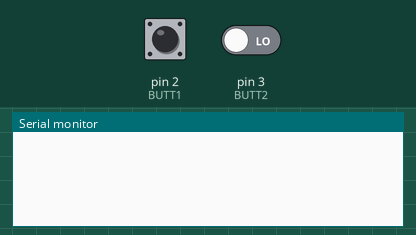
This sketch was run on a simulated Arduino Uno, built with avr-gcc and run on an emulated ATmega328P. On the bench: the last lines printed to the serial monitor. The test bench sets the inputs (shaded band); at power-on: pin 2 (BUTT1) LOW, pin 3 (BUTT2) LOW.

Above: at 1.2 s.
1.3 s: pin 2 (BUTT1) pulled HIGH for 0.15 s
At 2.2 s:
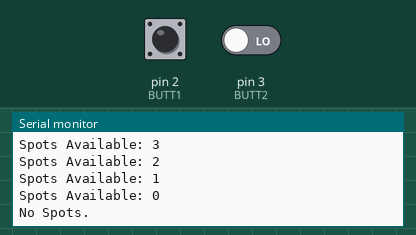
2.9 s: pin 2 (BUTT1) driven HIGH and pin 3 (BUTT2) driven HIGH
At 4.0 s:
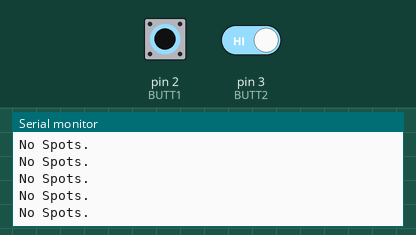
5.9 s: pin 2 (BUTT1) pulsed LOW 2 times (0.12 s each, 0.3 s apart)
Timing chart, 0 to 8.9 s (numbered marks = the images above; inputs shaded):
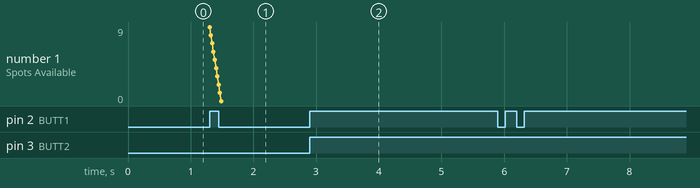

The sketch:

sketch_apr06b.ino
```cpp
#include <LiquidCrystal.h>

const int BUTT1 = 2;
const int BUTT2 = 3;
//whether buttons are high or low
int buttState1 = 0;
int buttState2 = 0;

//false means not registered and that they cannot park in spot[i]
///bool regSpots[10] = {false, false, false, false, false, false, false, false, false, false};
//0 means spot is empty, 1 if full
bool spots[10] = {0, 0, 0, 0, 0, 0, 0, 0, 0, 0};
//both increment as spots are registered and taken up
int regSpot = 0;
int spot = 0;
bool buttPressed1 = false;  //when car leaves
bool buttPressed2 = false;  //when car parks


void setup() {
  // put your setup code here, to run once:
  pinMode(BUTT1, INPUT);
  pinMode(BUTT2, INPUT);
  Serial.begin(9600);
}

void loop() {
    // put your main code here, to run repeatedly:
    buttState1 = digitalRead(BUTT1);
    buttState2 = digitalRead(BUTT2);
    //buttPrintTest();  //uncomment to print button states

    //Registration button is pressed
    //Parking spots must first be registered before parking
    //parking spot button is pressed
    if(buttState1 == HIGH && !buttPressed1)
    {
        buttPressed2 = true;
        if(spot < 10)
        {
            spots[spot] = 1;
            spot++;
            Serial.print("Spots Available: ");
            Serial.println(10 - spot);
        }
        else
            Serial.print("No Spots.\n");
    }
    if(buttState2 == HIGH && !buttPressed2)
    {
    }
    if(buttState1 == LOW)
        buttPressed1 = false;
    if(buttState2 == LOW)
        buttPressed2 = false;
}

//just prints our two buttons for testing
void buttPrintTest()
{
    if(buttState1 == HIGH)
      Serial.println("buttState1: HIGH");
    else
      Serial.println("buttState1: LOW");
    if(buttState2 == HIGH)
      Serial.println("buttState2: HIGH");
    else
      Serial.println("buttState2: LOW");
}
```

Measured:
- after the input at 1.3 s, the serial monitor: prints a new line at once (image 1)
